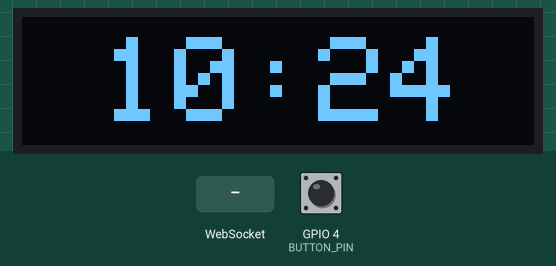
This sketch was run on a simulated ESP32. On the bench: 128×32 one-colour display. The test bench sets the inputs (shaded band); at power-on: GPIO 4 (BUTTON_PIN) HIGH. WiFi joins after 1.5 s; servers stay silent unless stated; I2S audio is not simulated (input reads silence); the local clock reads 2024-03-15 10:24:30 at power-on unless the sketch sets it; EEPROM starts erased; what the sketch prints to the serial monitor is not drawn.

Above: at 2.7 s.
2.8 s: WebSocket text "1" received
At 3.6 s:
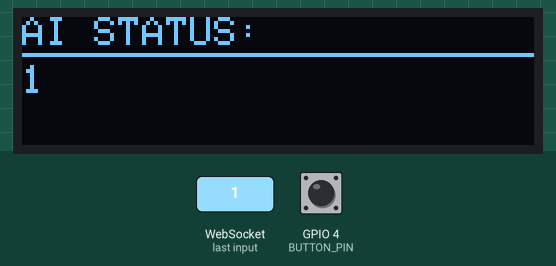
5.8 s: WebSocket text "0" received
At 7.1 s:
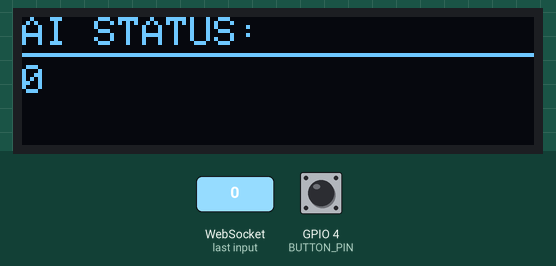
Timing chart, 0 to 8.8 s (numbered marks = the images above; inputs shaded):
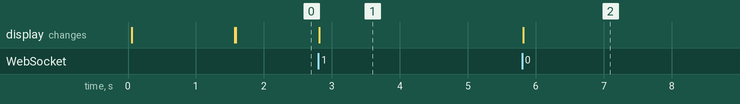

The sketch:

esp32_firmware.ino
```cpp
#include <WiFi.h>
#include <WiFiManager.h>
#include <Preferences.h>
#include <WebSocketsClient.h>
#include <driver/i2s.h>
#include <OneButton.h>
#include <time.h>
#include <Wire.h>
#include <Adafruit_GFX.h>
#include <Adafruit_SSD1306.h>

// --- Non-Volatile Storage ---
Preferences preferences;
String deviceToken = "";

// --- WebSocket Server (Render Cloud) ---
const char* ws_host = "nexus-watch-backend.onrender.com";
const uint16_t ws_port = 443;
const char* ws_path = "/audio-stream";
WebSocketsClient webSocket;

// --- OLED Display ---
#define SCREEN_WIDTH 128
#define SCREEN_HEIGHT 32
#define OLED_RESET -1
Adafruit_SSD1306 display(SCREEN_WIDTH, SCREEN_HEIGHT, &Wire, OLED_RESET);

// --- Microphone Pins (I2S) ---
#define I2S_WS 25
#define I2S_SCK 26
#define I2S_SD 33
#define I2S_PORT I2S_NUM_0
#define BUFFER_LEN 1024
int32_t sBuffer[BUFFER_LEN];

// --- Button Pin ---
#define BUTTON_PIN 4
OneButton button(BUTTON_PIN, true, true);

// --- State Machine ---
enum SystemState { IDLE, RECORDING_PTT, RECORDING_CONTINUOUS, PROCESSING, FEEDBACK };
SystemState currentState = IDLE;

const char* ntpServer = "pool.ntp.org";
const long  gmtOffset_sec = 19800; // IST
const int   daylightOffset_sec = 0;
String feedbackMessage = "";
unsigned long feedbackTimer = 0;
unsigned long lastWatchfaceUpdate = 0;

int pulseRadius = 15;
bool pulseGrowing = true;
unsigned long lastPulseUpdate = 0;

// Flag for saving config
bool shouldSaveConfig = false;

void saveConfigCallback() {
  Serial.println("Should save config");
  shouldSaveConfig = true;
}

void setup() {
  Serial.begin(115200);

  // Initialize OLED
  Wire.begin(21, 22); // SDA=21, SCL=22
  if(!display.begin(SSD1306_SWITCHCAPVCC, 0x3C)) {
    Serial.println(F("SSD1306 allocation failed"));
    for(;;);
  }
  display.clearDisplay();
  display.setTextColor(SSD1306_WHITE);
  drawCenterText("Booting...", 12);

  // Load saved token from Memory
  preferences.begin("nexus_config", false);
  deviceToken = preferences.getString("deviceToken", "");
  Serial.println("Loaded Token: " + deviceToken);

  // --- WiFi Manager Setup ---
  WiFiManager wifiManager;
  wifiManager.setSaveConfigCallback(saveConfigCallback);

  // Add custom parameter for Device Token
  WiFiManagerParameter custom_token("token", "Paste Device Token from Dashboard", deviceToken.c_str(), 50);
  wifiManager.addParameter(&custom_token);

  display.clearDisplay();
  drawCenterText("Connecting WiFi...", 12);

  // Connect or create "Nexus Watch Setup"
  if (!wifiManager.autoConnect("Nexus Watch Setup")) {
    Serial.println("Failed to connect and hit timeout");
    delay(3000);
    ESP.restart(); // Reset and try again
  }

  Serial.println("\nWiFi Connected");

  // Save the custom token if coming from the portal
  if (shouldSaveConfig) {
    deviceToken = custom_token.getValue();
    preferences.putString("deviceToken", deviceToken);
    Serial.println("Saved new Token: " + deviceToken);
  }

  // --- Normal Boot ---
  display.clearDisplay();
  drawCenterText("Syncing Time...", 12);
  configTime(gmtOffset_sec, daylightOffset_sec, ntpServer);

  const i2s_config_t i2s_config = {
    .mode = (i2s_mode_t)(I2S_MODE_MASTER | I2S_MODE_RX),
    .sample_rate = 16000,
    .bits_per_sample = I2S_BITS_PER_SAMPLE_32BIT,
    .channel_format = I2S_CHANNEL_FMT_ONLY_LEFT,
    .communication_format = i2s_comm_format_t(I2S_COMM_FORMAT_I2S),
    .intr_alloc_flags = ESP_INTR_FLAG_LEVEL1,
    .dma_buf_count = 8,
    .dma_buf_len = BUFFER_LEN,
    .use_apll = false,
    .tx_desc_auto_clear = false,
    .fixed_mclk = 0
  };
  const i2s_pin_config_t pin_config = {
    .bck_io_num = I2S_SCK,
    .ws_io_num = I2S_WS,
    .data_out_num = I2S_PIN_NO_CHANGE,
    .data_in_num = I2S_SD
  };
  i2s_driver_install(I2S_PORT, &i2s_config, 0, NULL);
  i2s_set_pin(I2S_PORT, &pin_config);

  webSocket.beginSSL(ws_host, ws_port, ws_path);
  webSocket.onEvent(webSocketEvent);

  button.attachLongPressStart(handleHoldStart);
  button.attachLongPressStop(handleHoldStop);
  button.attachDoubleClick(handleDoubleClick);

  currentState = IDLE;
  drawHUDBackground();
}

void loop() {
  webSocket.loop();
  button.tick();

  if (currentState == IDLE) {
    if (millis() - lastWatchfaceUpdate > 1000) {
      drawWatchface();
      lastWatchfaceUpdate = millis();
    }
  }
  else if (currentState == RECORDING_PTT || currentState == RECORDING_CONTINUOUS) {
    if (millis() - lastPulseUpdate > 30) {
      animatePulse();
      lastPulseUpdate = millis();
    }
  }
  else if (currentState == FEEDBACK) {
    if (millis() - feedbackTimer > 6000) {
      currentState = IDLE;
      drawHUDBackground();
    }
  }

  if (currentState == RECORDING_PTT || currentState == RECORDING_CONTINUOUS) {
    size_t bytesIn = 0;
    esp_err_t result = i2s_read(I2S_PORT, &sBuffer, BUFFER_LEN * sizeof(int32_t), &bytesIn, portMAX_DELAY);
    if (result == ESP_OK && bytesIn > 0) {
      int samples = bytesIn / sizeof(int32_t);
      int16_t pcm16[BUFFER_LEN];
      for (int i = 0; i < samples; i++) {
        pcm16[i] = sBuffer[i] >> 16;
      }
      webSocket.sendBIN((uint8_t*)pcm16, samples * sizeof(int16_t));
    }
  }
}

void handleHoldStart() {
  if (currentState == IDLE) {
    currentState = RECORDING_PTT;
    drawHUDBackground();
    drawCenterText("Task Mode", 12);
  }
}

void handleHoldStop() {
  if (currentState == RECORDING_PTT) {
    currentState = PROCESSING;
    drawHUDBackground();
    drawCenterText("Thinking...", 12);
    webSocket.sendTXT("END_STREAM_PTT");
  }
}

void handleDoubleClick() {
  if (currentState == RECORDING_CONTINUOUS) {
    currentState = PROCESSING;
    drawHUDBackground();
    drawCenterText("Thinking...", 12);
    webSocket.sendTXT("END_STREAM_CONTINUOUS");
  } else if (currentState == IDLE) {
    currentState = RECORDING_CONTINUOUS;
    drawHUDBackground();
    drawCenterText("Lecture Mode", 12);
  }
}

void webSocketEvent(WStype_t type, uint8_t * payload, size_t length) {
  if (type == WStype_CONNECTED) {
    Serial.println("[WS] Connected to Cloud Server!");
    String authMsg = String("TOKEN:") + deviceToken;
    webSocket.sendTXT(authMsg);
  }
  else if (type == WStype_TEXT) {
    feedbackMessage = String((char*)payload);
    Serial.printf("[WS] Feedback: %s\n", feedbackMessage.c_str());
    currentState = FEEDBACK;
    feedbackTimer = millis();
    drawFeedbackModal(feedbackMessage);
  }
}

void drawHUDBackground() {
  display.clearDisplay();
  // Minimalist strip doesn't need a grid
}

void drawCenterText(String text, int yPos) {
  display.setTextSize(1);
  int xPos = (128 - (text.length() * 6)) / 2; // Default font is approx 6px wide per char
  if(xPos < 0) xPos = 0;
  display.setCursor(xPos, yPos);
  display.print(text);
  display.display();
}

void drawWatchface() {
  struct tm timeinfo;
  if(!getLocalTime(&timeinfo)) return;

  display.clearDisplay();
  display.setTextColor(SSD1306_WHITE);

  char timeStr[10];
  sprintf(timeStr, "%02d:%02d", timeinfo.tm_hour, timeinfo.tm_min);

  // Large clock in center
  display.setTextSize(3);
  display.setCursor(20, 5);
  display.print(timeStr);

  display.display();
}

void animatePulse() {
  display.clearDisplay();
  display.setTextSize(2);
  display.setCursor(20, 8);

  if (pulseGrowing) {
    display.print("[ REC ]");
    pulseGrowing = false;
  } else {
    // Blank screen for flashing effect
    pulseGrowing = true;
  }
  display.display();
}

void drawFeedbackModal(String msg) {
  display.clearDisplay();
  display.setTextSize(1);
  display.setCursor(0, 0);
  display.println("AI STATUS:");
  display.drawLine(0, 9, 128, 9, SSD1306_WHITE);
  display.setCursor(0, 12);
  display.print(msg);
  display.display();
}
```

Measured:
- after the input at 2.8 s, the display: changes at once (image 1)
